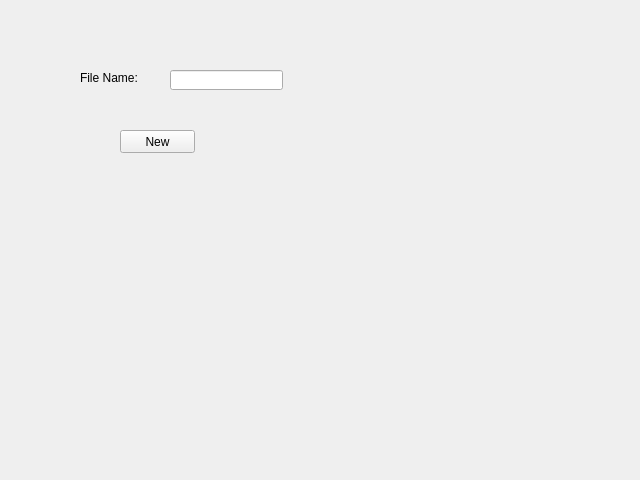
<?xml version="1.0" encoding="UTF-8"?>
<ui version="4.0">
 <class>Spreadsheet</class>
 <widget class="QWidget" name="Spreadsheet">
  <property name="geometry">
   <rect>
    <x>0</x>
    <y>0</y>
    <width>640</width>
    <height>480</height>
   </rect>
  </property>
  <property name="windowTitle">
   <string>Form</string>
  </property>
  <widget class="QLineEdit" name="filenameLineEdit">
   <property name="geometry">
    <rect>
     <x>170</x>
     <y>70</y>
     <width>113</width>
     <height>20</height>
    </rect>
   </property>
   <property name="text">
    <string/>
   </property>
  </widget>
  <widget class="QLabel" name="filenameLabel">
   <property name="geometry">
    <rect>
     <x>80</x>
     <y>70</y>
     <width>71</width>
     <height>16</height>
    </rect>
   </property>
   <property name="text">
    <string>File Name:</string>
   </property>
  </widget>
  <widget class="QPushButton" name="newButton">
   <property name="geometry">
    <rect>
     <x>120</x>
     <y>130</y>
     <width>75</width>
     <height>23</height>
    </rect>
   </property>
   <property name="text">
    <string>New</string>
   </property>
  </widget>
 </widget>
 <resources/>
 <connections/>
</ui>
